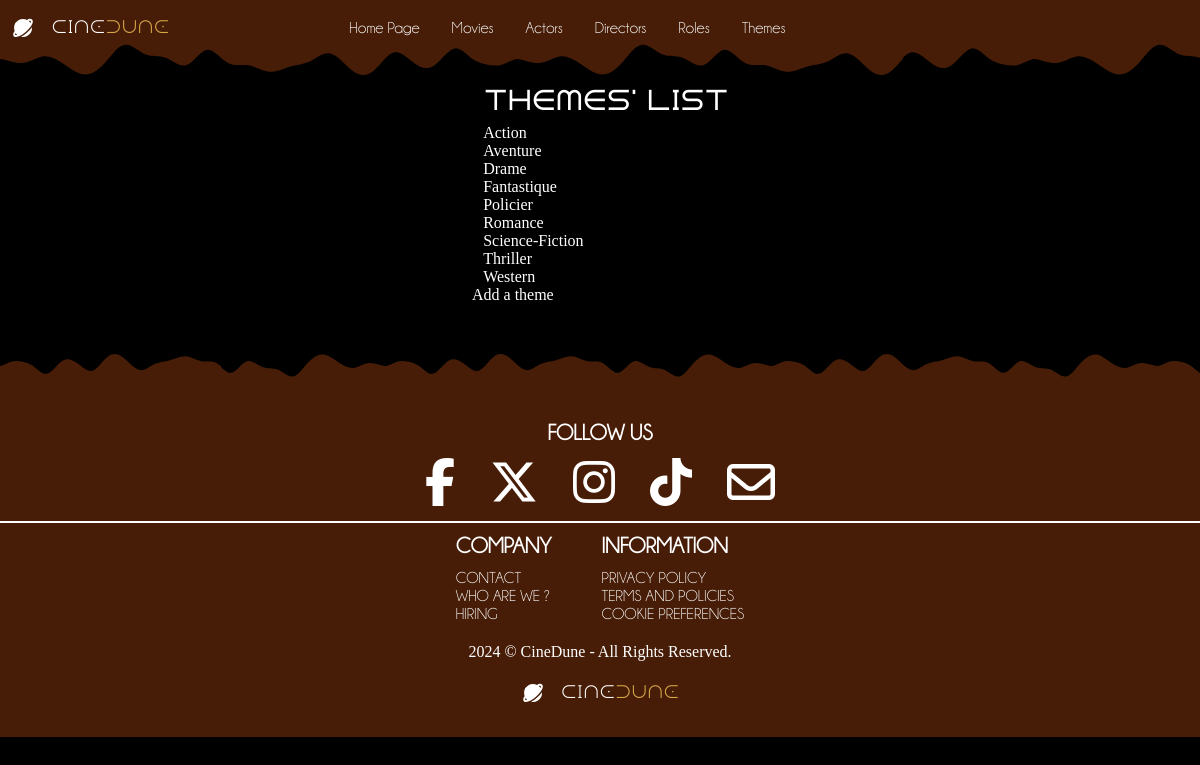
The page /index.php?action=listThemes on the database its author committed.
### tables this page shows
CREATE TABLE IF NOT EXISTS `theme` (
  `idTheme` int NOT NULL AUTO_INCREMENT,
  `typeName` varchar(100) NOT NULL,
  PRIMARY KEY (`idTheme`)
);

### controller/ThemeController.php (called while the page is built, shortened)
<?php
class ThemeController
{
    public function listThemes(): void
    {
        $pdo = Connect::toLogIn();
        $requestThemes = $pdo->query("
            SELECT theme.idTheme, theme.typeName
            FROM theme
            ORDER BY typeName
        ");
        require "view/themes/listThemes.php";
    }
}

### view/themes/listThemes.php (the view, shortened to what this page needs)
<?php ob_start();
$themes = $requestThemes->fetchAll();
?>
<section class="listThemes section" id="listRoles">
    <div class="listThemes__container container">
        <?php
        foreach ($themes as $theme) {
        ?>
            <a href="index.php?action=themeDetails&id=<?= $theme["idTheme"] ?>"><?= $theme["typeName"] . "<br>" ?></a>
        <?php
        }
        ?>
    </div>
    <a href="index.php?action=addTheme">Add a theme</a>
</section>
<?php
require "view/template.php";

### public/css/style.css (style rules this page uses)
:root { --header-height: 3.5rem; --footer-height: 3.5rem; --background-color: #000000; --brown-color: #471d07; --orange-color: #a2520d; --yellow-color: #d9a849; --text-color: #ffffff; --gradient-top: linear-gradient(90deg, #d9a849 0%, #a2520d 100%); --gradient-left: linear-gradient( 90deg, rgba(162, 82, 13, 0.5) 0%, rgba(0, 0, 0, 0.5) 100% ); --gradient-right: linear-gradient( 90deg, rgba(0, 0, 0, 0.5) 0%, rgba(162, 82, 13, 0.5) 100% ); --gradient-bottom: linear-gradient( 359.4deg, rgba(162, 82, 13, 0.5) 0.52%, rgba(0, 0, 0, 0.5) 99.48% ); --button-gradient: linear-gradient( 90deg, rgba(217, 168, 73, 1) 0%, rgba(162, 82, 13, 1) 100% ); --hypertext-underline-gradient: linear-gradient( 0deg, #d9a849 0%, #a2520d 100% ); --background-gradient: radial-gradient( 131.8% 131.8% at 50% -31.8%, #d9a849 23%, #471d07 72.5%, #000000 100% ); --title-font: "Dune Rise"; --h2-font: "Dune Rise"; --nav-text-font: "Champagne & Limousines"; --step--1: clamp(0.8681rem, 0.4rem + 2.8793cqi, 1.5rem); --step--2: clamp(1.3021rem, 0.273rem + 4.5735cqi, 3rem); --step--3: clamp(1.0851rem, 0.8926rem + 0.8555cqi, 1.4rem); --z-tooltip: 10; --z-fixed: 100; --z-background: -1; }
* { box-sizing: border-box; padding: 0; margin: 0; }
html { scroll-behavior: smooth; color: var(--text-color); }
body { background-color: var(--background-color); }
a { color: var(--text-color); text-decoration: none; }
.container { max-width: 954px; margin-inline: 0.7rem; }

### rows shown on the page
theme: typeName "Action"
theme: typeName "Aventure"
theme: typeName "Drame"
theme: typeName "Fantastique"
theme: typeName "Policier"
theme: typeName "Romance"
theme: typeName "Science-Fiction"
theme: typeName "Thriller"
theme: typeName "Western"

### other values the page prints
$secondary_title "Themes' List"
